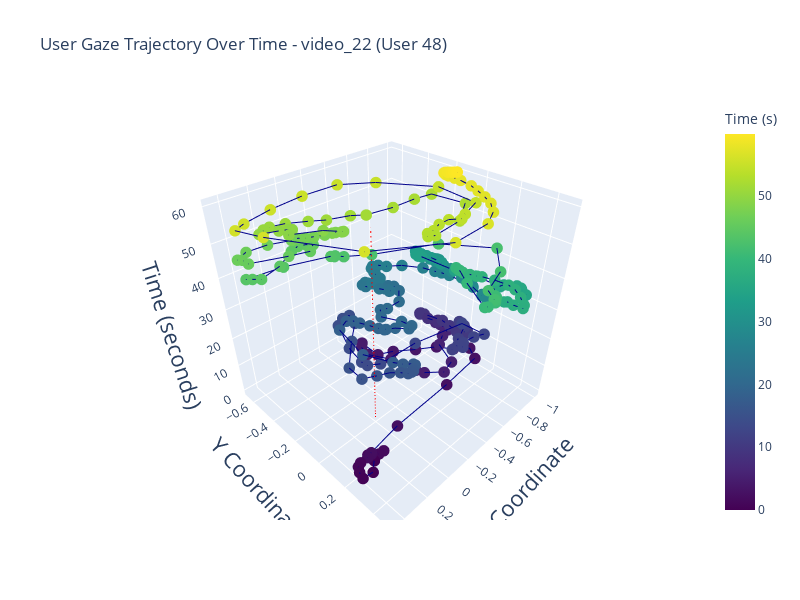
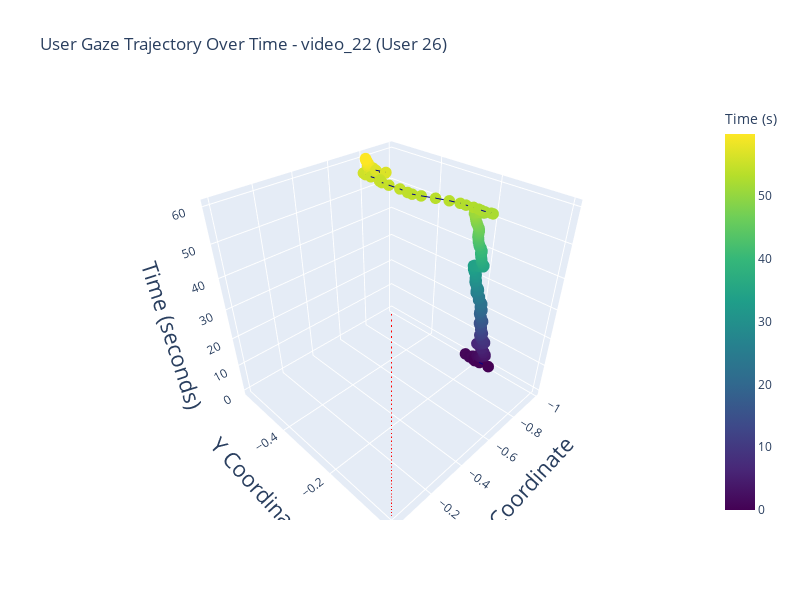
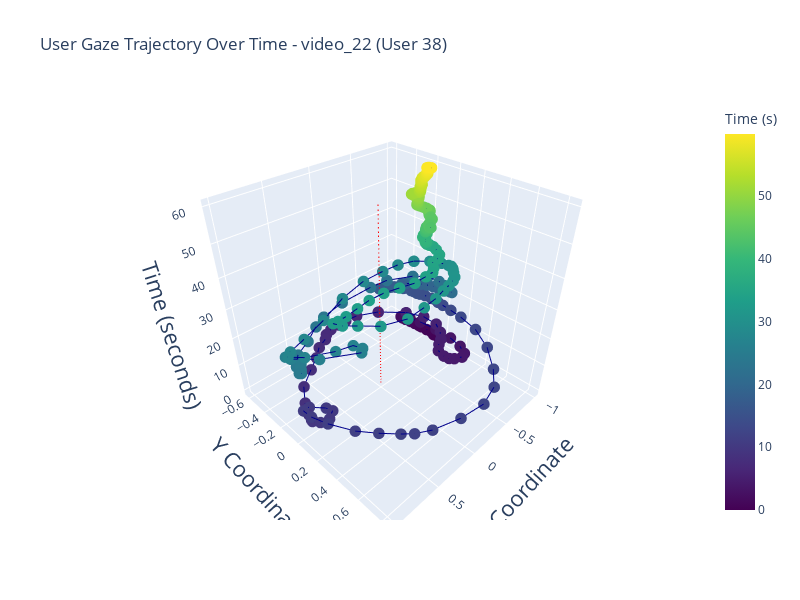
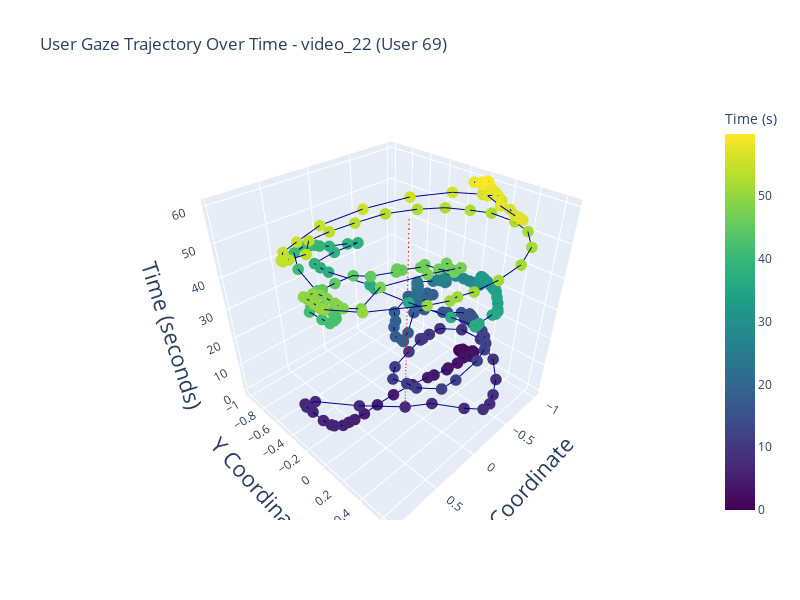

The code cell stored with these charts, in order, in its notebook:
### Code cell
plot_3D_2d_trajectory_with_time(datasets_folder,'Jin_22', 'video_22',fsize=22)

### Figure 1 — Plotly figure (JSON) as saved in the notebook; plotly's stock layout.template omitted (floating-point values rounded to 4 significant figures; data arrays with more than 128 entries replaced by an {"elided": "..."} marker saying what was removed)
{"data": [{"line": {"color": "darkblue", "width": 2}, "marker": {"color": {"elided": "301 float values"}, "colorbar": {"title": {"text": "Time (s)"}}, "colorscale": [[0, "#440154"], [0.1111, "#482878"], [0.2222, "#3e4989"], [0.3333, "#31688e"], [0.4444, "#26828e"], [0.5556, "#1f9e89"], [0.6667, "#35b779"], [0.7778, "#6ece58"], [0.8889, "#b5de2b"], [1, "#fde725"]], "size": 4}, "mode": "lines+markers", "showlegend": false, "type": "scatter3d", "x": {"elided": "301 float values"}, "y": {"elided": "301 float values"}, "z": {"elided": "301 float values"}}, {"line": {"color": "red", "dash": "dash", "width": 2}, "mode": "lines", "showlegend": false, "type": "scatter3d", "x": [0, 0], "y": [0, 0], "z": [0, 59.9]}], "layout": {"height": 600, "scene": {"xaxis": {"title": {"font": {"size": 22}, "text": "X Coordinate"}}, "yaxis": {"title": {"font": {"size": 22}, "text": "Y Coordinate"}}, "zaxis": {"title": {"font": {"size": 22}, "text": "Time (seconds)"}}}, "title": {"text": "User Gaze Trajectory Over Time - video_22 (User 48)"}, "width": 800}}

### Figure 2 — Plotly figure (JSON) as saved in the notebook; plotly's stock layout.template omitted (floating-point values rounded to 4 significant figures; data arrays with more than 128 entries replaced by an {"elided": "..."} marker saying what was removed)
{"data": [{"line": {"color": "darkblue", "width": 2}, "marker": {"color": {"elided": "301 float values"}, "colorbar": {"title": {"text": "Time (s)"}}, "colorscale": [[0, "#440154"], [0.1111, "#482878"], [0.2222, "#3e4989"], [0.3333, "#31688e"], [0.4444, "#26828e"], [0.5556, "#1f9e89"], [0.6667, "#35b779"], [0.7778, "#6ece58"], [0.8889, "#b5de2b"], [1, "#fde725"]], "size": 4}, "mode": "lines+markers", "showlegend": false, "type": "scatter3d", "x": {"elided": "301 float values"}, "y": {"elided": "301 float values"}, "z": {"elided": "301 float values"}}, {"line": {"color": "red", "dash": "dash", "width": 2}, "mode": "lines", "showlegend": false, "type": "scatter3d", "x": [0, 0], "y": [0, 0], "z": [0, 59.9]}], "layout": {"height": 600, "scene": {"xaxis": {"title": {"font": {"size": 22}, "text": "X Coordinate"}}, "yaxis": {"title": {"font": {"size": 22}, "text": "Y Coordinate"}}, "zaxis": {"title": {"font": {"size": 22}, "text": "Time (seconds)"}}}, "title": {"text": "User Gaze Trajectory Over Time - video_22 (User 26)"}, "width": 800}}

### Figure 3 — Plotly figure (JSON) as saved in the notebook; plotly's stock layout.template omitted (floating-point values rounded to 4 significant figures; data arrays with more than 128 entries replaced by an {"elided": "..."} marker saying what was removed)
{"data": [{"line": {"color": "darkblue", "width": 2}, "marker": {"color": {"elided": "301 float values"}, "colorbar": {"title": {"text": "Time (s)"}}, "colorscale": [[0, "#440154"], [0.1111, "#482878"], [0.2222, "#3e4989"], [0.3333, "#31688e"], [0.4444, "#26828e"], [0.5556, "#1f9e89"], [0.6667, "#35b779"], [0.7778, "#6ece58"], [0.8889, "#b5de2b"], [1, "#fde725"]], "size": 4}, "mode": "lines+markers", "showlegend": false, "type": "scatter3d", "x": {"elided": "301 float values"}, "y": {"elided": "301 float values"}, "z": {"elided": "301 float values"}}, {"line": {"color": "red", "dash": "dash", "width": 2}, "mode": "lines", "showlegend": false, "type": "scatter3d", "x": [0, 0], "y": [0, 0], "z": [0, 59.9]}], "layout": {"height": 600, "scene": {"xaxis": {"title": {"font": {"size": 22}, "text": "X Coordinate"}}, "yaxis": {"title": {"font": {"size": 22}, "text": "Y Coordinate"}}, "zaxis": {"title": {"font": {"size": 22}, "text": "Time (seconds)"}}}, "title": {"text": "User Gaze Trajectory Over Time - video_22 (User 38)"}, "width": 800}}

### Figure 4 — Plotly figure (JSON) as saved in the notebook; plotly's stock layout.template omitted (floating-point values rounded to 4 significant figures; data arrays with more than 128 entries replaced by an {"elided": "..."} marker saying what was removed)
{"data": [{"line": {"color": "darkblue", "width": 2}, "marker": {"color": {"elided": "301 float values"}, "colorbar": {"title": {"text": "Time (s)"}}, "colorscale": [[0, "#440154"], [0.1111, "#482878"], [0.2222, "#3e4989"], [0.3333, "#31688e"], [0.4444, "#26828e"], [0.5556, "#1f9e89"], [0.6667, "#35b779"], [0.7778, "#6ece58"], [0.8889, "#b5de2b"], [1, "#fde725"]], "size": 4}, "mode": "lines+markers", "showlegend": false, "type": "scatter3d", "x": {"elided": "301 float values"}, "y": {"elided": "301 float values"}, "z": {"elided": "301 float values"}}, {"line": {"color": "red", "dash": "dash", "width": 2}, "mode": "lines", "showlegend": false, "type": "scatter3d", "x": [0, 0], "y": [0, 0], "z": [0, 59.9]}], "layout": {"height": 600, "scene": {"xaxis": {"title": {"font": {"size": 22}, "text": "X Coordinate"}}, "yaxis": {"title": {"font": {"size": 22}, "text": "Y Coordinate"}}, "zaxis": {"title": {"font": {"size": 22}, "text": "Time (seconds)"}}}, "title": {"text": "User Gaze Trajectory Over Time - video_22 (User 69)"}, "width": 800}}
